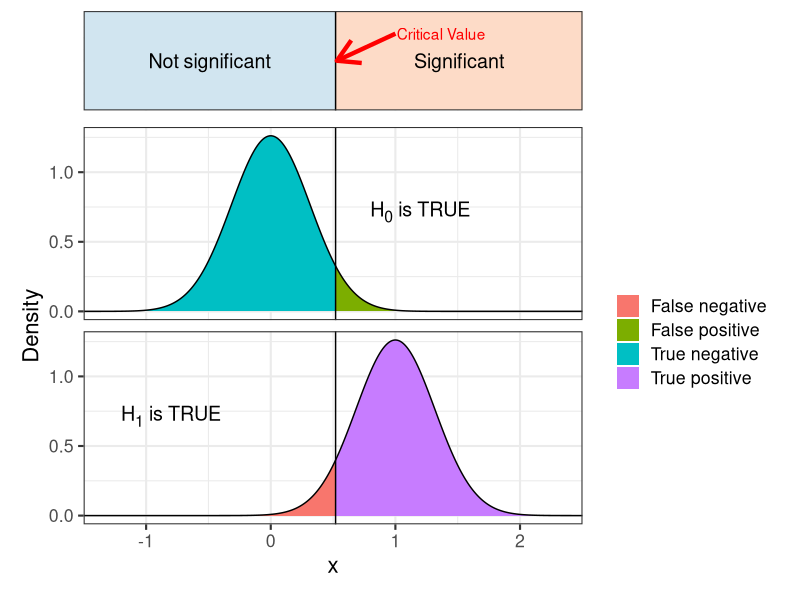
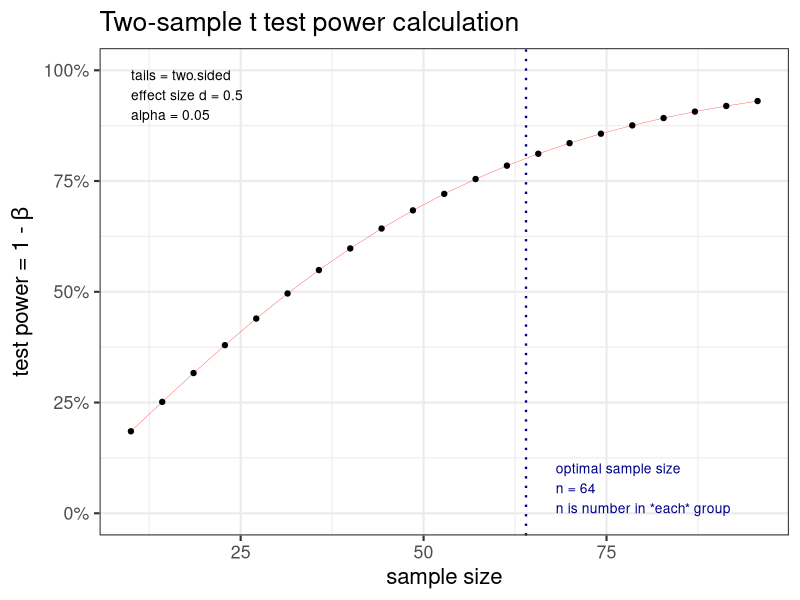
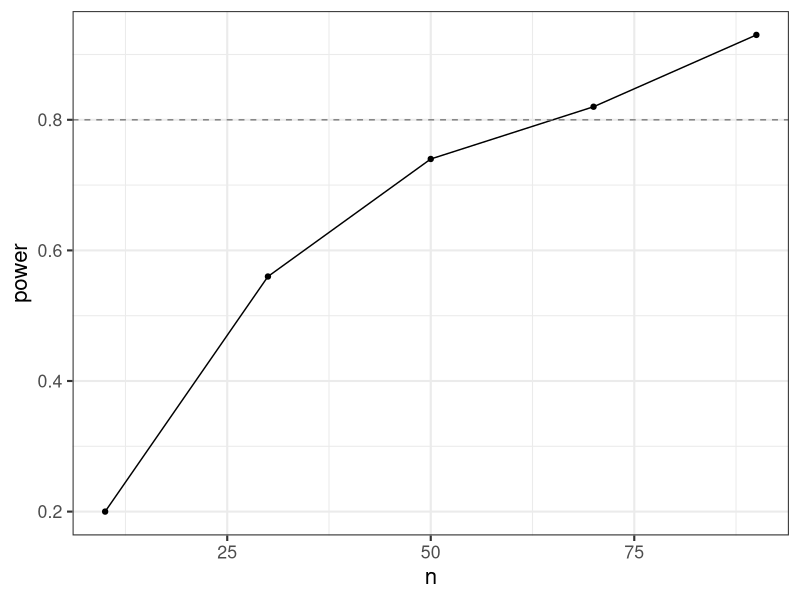
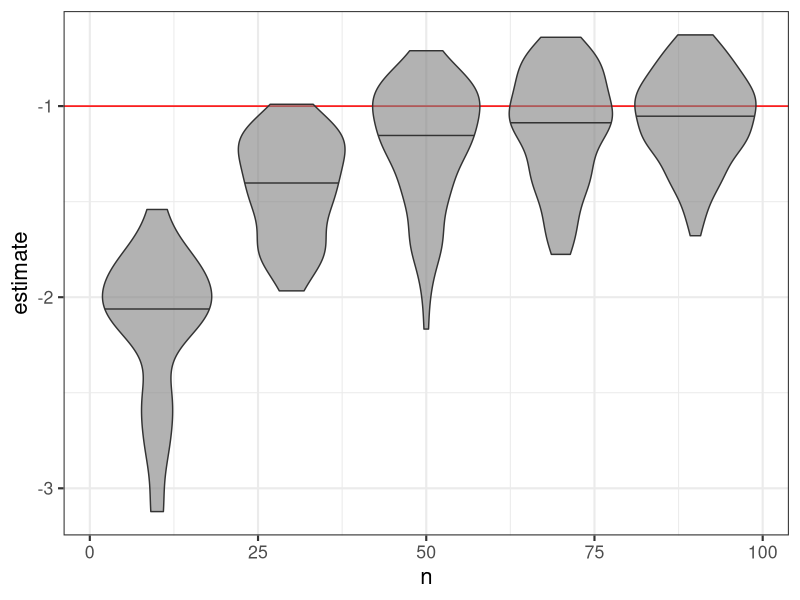

R code for these plots, in order:
## ---- chunk 1
library("tidyverse")
theme_set(theme_bw(base_size = 16))
## ---- chunk 2
library(tidyverse)
library(patchwork)

n <- 10
alpha <- 0.05
delta <- 1
sd <- 1
mx <- 2.5
mn <- -1.5

crit <- qnorm(alpha, mean = 0, sd = sd/sqrt(n), lower.tail = FALSE)

H0 <- tibble(x = seq(mn, mx, length = 1001), 
       y = dnorm(x = x, mean = 0, sd = sd / sqrt(n)), 
       what = if_else(x < crit, true = "True negative", false = "False positive"))

H1 <- tibble(x = seq(mn, mx, length = 1001), 
       y = dnorm(x = x, mean = delta, sd = sd / sqrt(n)), 
       what = if_else(x > crit, true = "True positive", false = "False negative"))
  
H <- bind_rows(`H[0]` = H0, 
          `H[1]` = H1, 
          .id = "Hypothesis")

top <- ggplot() +
  geom_rect(aes(xmin  = xmin, xmax = xmax, ymin = -Inf, ymax = Inf, fill = I(fill)), 
            data = tibble(xmin = c(mn, crit), xmax = c(crit, mx), fill = c("#D1E5F0", "#FDDBC7"))) +
  geom_text(aes(x = x, y = 0.5, label = label), tibble(x = c((mn + crit)/2, (mx + crit)/2), label = c("Not significant", "Significant")), size = 5) +
  geom_vline(aes(xintercept = crit)) +
    geom_text(
      aes(y = y, x = x, label = label), 
      data = tibble(x= 1, y = 0.8, label = "Critical Value", Hypothesis = "H[0]" ), 
      inherit.aes = FALSE, hjust = "left", nudge_x = 0.01, colour = "red") +
  geom_segment(
    aes(x = x, xend = xend, y = y, yend = yend),
    tibble(x = 1, xend = crit + 0.01, y = .8, yend = 0.5, Hypothesis = "H[0]"), 
    size = 1.5, colour = "red", arrow = arrow(),  inherit.aes = FALSE)  +
  theme(axis.title = element_blank(), 
        axis.text = element_blank(), 
        axis.ticks = element_blank(), 
        plot.margin = unit(c(0, 0, 0, 0), units = "mm")) +
  ylim(0, 1) +
  scale_x_continuous(expand = c(0, 0))

main <- ggplot(H, mapping = aes(x = x, y = y, fill = what)) + 
  geom_area() +
  geom_line(aes(group = 1)) +
  geom_vline(aes(xintercept = crit)) +
  ggtext::geom_richtext(
    mapping = aes(x = x, y = y, label = label), 
    data = tibble(x = c(1.2, -0.8), y = 0.7, label = c("H<sub>0</sub> is TRUE", "H<sub>1</sub> is TRUE"), Hypothesis = c("H[0]", "H[1]")),
    inherit.aes = FALSE, fill = NA, label.color = NA, size = 5) +
  facet_wrap(~ Hypothesis, ncol = 1, labeller = label_parsed, strip.position = "right") +
  labs(x = "x", y = "Density", linetype = "", fill = "") +
  theme(
    strip.background = element_blank(),
    strip.text = element_blank()) +
  scale_x_continuous(expand = c(0, 0))

top / main + plot_layout(heights = c(1, 4))
## ---- chunk 3
library("pwr")
pow <- pwr.t.test(d = 0.5, sig.level = 0.05, power = 0.8)
pow
## ---- chunk 4
plot(pow)
## ---- chunk 5

# data info
n <- 30 #number observations in each group
delta <- 1 # difference between means
sd <- 2 # standard deviation

# simulate means
mu <- rep(c(0, delta), each = n)

# add noise
y <- mu + rnorm(length(mu), sd = sd)

# predictor
x <- factor(rep(c("A", "B"), each = n))

# run test
test <- t.test(y ~ x)
## ---- chunk 6
test

broom::glance(test)
## ---- chunk 7
sim_t_test <- function(n, delta, sd, ...){
  # simulate means
  mu <- rep(c(0, delta), each = n)
  # add noise
  y <- mu + rnorm(length(mu), sd = sd)
  # predictor
  x <- factor(rep(c("A", "B"), each = n))
  
  # run test
  test <- t.test(y ~ x)
  broom::tidy(test) %>% mutate(n = n, delta = delta, sd = sd)
}

sim_t_test(n = 30, delta = 1, sd = 2)

## ---- chunk 8
nrep = 100

n <- rep(seq(10, 100, 20), each = nrep)

runs <- n |> 
  map_dfr(~sim_t_test(n = .x, delta = 1, sd = 2)) |> 
  mutate(sig = p.value <= 0.05)

p <- runs  |> 
  group_by(n) |> 
  summarise(power = mean(sig)) |> 
  ggplot(aes(x = n, y = power)) +
  geom_line() +
  geom_point()
## ---- chunk 9
p + geom_hline(yintercept = 0.8, linetype = "dashed", colour = "grey50")
## ---- chunk 10
runs |> 
  filter(sig) |> 
  ggplot(aes(x = n, y = estimate, group = n)) +
  geom_hline(yintercept = -1, colour = "red") +
  geom_violin(draw_quantiles = 0.5, fill = "grey50", alpha = 0.6)
